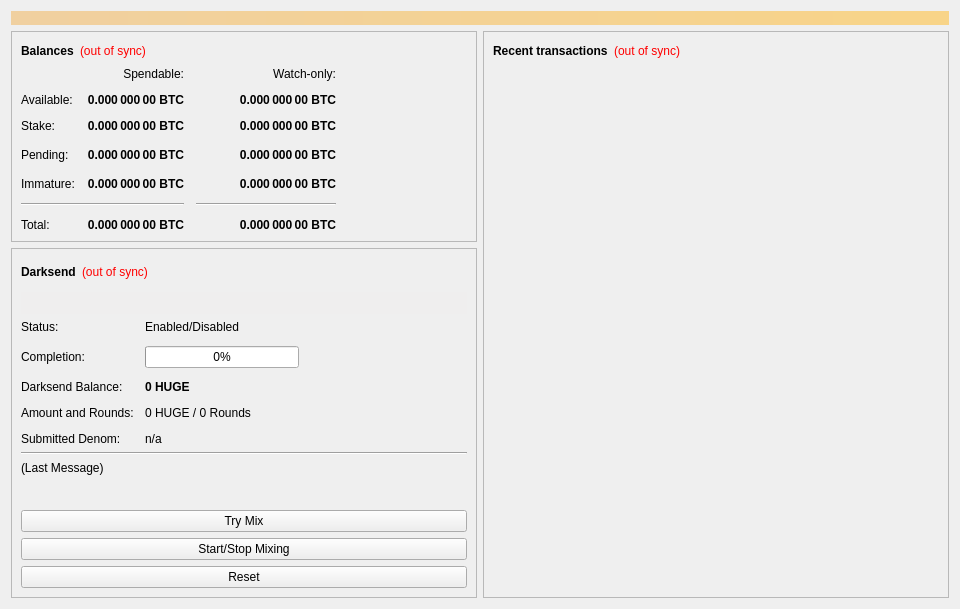
<?xml version="1.0" encoding="UTF-8"?>
<ui version="4.0">
 <class>OverviewPage</class>
 <widget class="QWidget" name="OverviewPage">
  <property name="geometry">
   <rect>
    <x>0</x>
    <y>0</y>
    <width>960</width>
    <height>594</height>
   </rect>
  </property>
  <property name="minimumSize">
   <size>
    <width>960</width>
    <height>0</height>
   </size>
  </property>
  <property name="windowTitle">
   <string>Form</string>
  </property>
  <layout class="QVBoxLayout" name="topLayout">
   <item>
    <widget class="QLabel" name="labelAlerts">
     <property name="visible">
      <bool>false</bool>
     </property>
     <property name="styleSheet">
      <string notr="true">background-color: qlineargradient(x1: 0, y1: 0, x2: 1, y2: 0, stop:0 #F0D0A0, stop:1 #F8D488); color:#000000;</string>
     </property>
     <property name="wordWrap">
      <bool>true</bool>
     </property>
     <property name="margin">
      <number>3</number>
     </property>
    </widget>
   </item>
   <item>
    <layout class="QHBoxLayout" name="horizontalLayout" stretch="1,1">
     <item>
      <layout class="QVBoxLayout" name="verticalLayout_2">
       <item>
        <widget class="QFrame" name="frame">
         <property name="frameShape">
          <enum>QFrame::StyledPanel</enum>
         </property>
         <property name="frameShadow">
          <enum>QFrame::Raised</enum>
         </property>
         <layout class="QVBoxLayout" name="verticalLayout_4">
          <item>
           <layout class="QHBoxLayout" name="horizontalLayout_4">
            <item>
             <widget class="QLabel" name="label_5">
              <property name="font">
               <font>
                <weight>75</weight>
                <bold>true</bold>
               </font>
              </property>
              <property name="text">
               <string>Balances</string>
              </property>
             </widget>
            </item>
            <item>
             <widget class="QLabel" name="labelWalletStatus">
              <property name="cursor">
               <cursorShape>WhatsThisCursor</cursorShape>
              </property>
              <property name="toolTip">
               <string>The displayed information may be out of date. Your wallet automatically synchronizes with the Huge network after a connection is established, but this process has not completed yet.</string>
              </property>
              <property name="styleSheet">
               <string notr="true">QLabel { color: red; }</string>
              </property>
              <property name="text">
               <string notr="true">(out of sync)</string>
              </property>
              <property name="alignment">
               <set>Qt::AlignLeading|Qt::AlignLeft|Qt::AlignVCenter</set>
              </property>
             </widget>
            </item>
            <item>
             <spacer name="horizontalSpacer_3">
              <property name="orientation">
               <enum>Qt::Horizontal</enum>
              </property>
              <property name="sizeHint" stdset="0">
               <size>
                <width>40</width>
                <height>20</height>
               </size>
              </property>
             </spacer>
            </item>
           </layout>
          </item>
          <item>
           <layout class="QGridLayout" name="gridLayout">
            <property name="spacing">
             <number>12</number>
            </property>
            <item row="3" column="2">
             <widget class="QLabel" name="labelWatchPending">
              <property name="font">
               <font>
                <weight>75</weight>
                <bold>true</bold>
               </font>
              </property>
              <property name="cursor">
               <cursorShape>IBeamCursor</cursorShape>
              </property>
              <property name="toolTip">
               <string>Unconfirmed transactions to watch-only addresses</string>
              </property>
              <property name="text">
               <string notr="true">0.000 000 00 BTC</string>
              </property>
              <property name="alignment">
               <set>Qt::AlignRight|Qt::AlignTrailing|Qt::AlignVCenter</set>
              </property>
              <property name="textInteractionFlags">
               <set>Qt::LinksAccessibleByMouse|Qt::TextSelectableByKeyboard|Qt::TextSelectableByMouse</set>
              </property>
             </widget>
            </item>
            <item row="3" column="1">
             <widget class="QLabel" name="labelUnconfirmed">
              <property name="font">
               <font>
                <weight>75</weight>
                <bold>true</bold>
               </font>
              </property>
              <property name="cursor">
               <cursorShape>IBeamCursor</cursorShape>
              </property>
              <property name="toolTip">
               <string>Total of transactions that have yet to be confirmed, and do not yet count toward the spendable balance</string>
              </property>
              <property name="text">
               <string notr="true">0.000 000 00 BTC</string>
              </property>
              <property name="alignment">
               <set>Qt::AlignRight|Qt::AlignTrailing|Qt::AlignVCenter</set>
              </property>
              <property name="textInteractionFlags">
               <set>Qt::LinksAccessibleByMouse|Qt::TextSelectableByKeyboard|Qt::TextSelectableByMouse</set>
              </property>
             </widget>
            </item>
            <item row="4" column="2">
             <widget class="QLabel" name="labelWatchImmature">
              <property name="font">
               <font>
                <weight>75</weight>
                <bold>true</bold>
               </font>
              </property>
              <property name="cursor">
               <cursorShape>IBeamCursor</cursorShape>
              </property>
              <property name="toolTip">
               <string>Mined balance in watch-only addresses that has not yet matured</string>
              </property>
              <property name="text">
               <string notr="true">0.000 000 00 BTC</string>
              </property>
              <property name="alignment">
               <set>Qt::AlignRight|Qt::AlignTrailing|Qt::AlignVCenter</set>
              </property>
              <property name="textInteractionFlags">
               <set>Qt::LinksAccessibleByMouse|Qt::TextSelectableByKeyboard|Qt::TextSelectableByMouse</set>
              </property>
             </widget>
            </item>
            <item row="5" column="0" colspan="2">
             <widget class="Line" name="lineSpendableBalance">
              <property name="orientation">
               <enum>Qt::Horizontal</enum>
              </property>
             </widget>
            </item>
            <item row="5" column="2">
             <widget class="Line" name="lineWatchBalance">
              <property name="sizePolicy">
               <sizepolicy hsizetype="Preferred" vsizetype="Fixed">
                <horstretch>0</horstretch>
                <verstretch>0</verstretch>
               </sizepolicy>
              </property>
              <property name="minimumSize">
               <size>
                <width>140</width>
                <height>0</height>
               </size>
              </property>
              <property name="orientation">
               <enum>Qt::Horizontal</enum>
              </property>
             </widget>
            </item>
            <item row="6" column="0">
             <widget class="QLabel" name="labelTotalText">
              <property name="text">
               <string>Total:</string>
              </property>
             </widget>
            </item>
            <item row="4" column="1">
             <widget class="QLabel" name="labelImmature">
              <property name="font">
               <font>
                <weight>75</weight>
                <bold>true</bold>
               </font>
              </property>
              <property name="cursor">
               <cursorShape>IBeamCursor</cursorShape>
              </property>
              <property name="toolTip">
               <string>Mined balance that has not yet matured</string>
              </property>
              <property name="text">
               <string notr="true">0.000 000 00 BTC</string>
              </property>
              <property name="alignment">
               <set>Qt::AlignRight|Qt::AlignTrailing|Qt::AlignVCenter</set>
              </property>
              <property name="textInteractionFlags">
               <set>Qt::LinksAccessibleByMouse|Qt::TextSelectableByKeyboard|Qt::TextSelectableByMouse</set>
              </property>
             </widget>
            </item>
            <item row="3" column="3">
             <spacer name="horizontalSpacer_2">
              <property name="orientation">
               <enum>Qt::Horizontal</enum>
              </property>
              <property name="sizeHint" stdset="0">
               <size>
                <width>40</width>
                <height>20</height>
               </size>
              </property>
             </spacer>
            </item>
            <item row="4" column="0">
             <widget class="QLabel" name="labelImmatureText">
              <property name="text">
               <string>Immature:</string>
              </property>
             </widget>
            </item>
            <item row="6" column="1">
             <widget class="QLabel" name="labelTotal">
              <property name="font">
               <font>
                <weight>75</weight>
                <bold>true</bold>
               </font>
              </property>
              <property name="cursor">
               <cursorShape>IBeamCursor</cursorShape>
              </property>
              <property name="toolTip">
               <string>Your current total balance</string>
              </property>
              <property name="text">
               <string notr="true">0.000 000 00 BTC</string>
              </property>
              <property name="alignment">
               <set>Qt::AlignRight|Qt::AlignTrailing|Qt::AlignVCenter</set>
              </property>
              <property name="textInteractionFlags">
               <set>Qt::LinksAccessibleByMouse|Qt::TextSelectableByKeyboard|Qt::TextSelectableByMouse</set>
              </property>
             </widget>
            </item>
            <item row="6" column="2">
             <widget class="QLabel" name="labelWatchTotal">
              <property name="font">
               <font>
                <weight>75</weight>
                <bold>true</bold>
               </font>
              </property>
              <property name="cursor">
               <cursorShape>IBeamCursor</cursorShape>
              </property>
              <property name="toolTip">
               <string>Current total balance in watch-only addresses</string>
              </property>
              <property name="text">
               <string notr="true">0.000 000 00 BTC</string>
              </property>
              <property name="alignment">
               <set>Qt::AlignRight|Qt::AlignTrailing|Qt::AlignVCenter</set>
              </property>
              <property name="textInteractionFlags">
               <set>Qt::LinksAccessibleByMouse|Qt::TextSelectableByKeyboard|Qt::TextSelectableByMouse</set>
              </property>
             </widget>
            </item>
            <item row="0" column="2">
             <widget class="QLabel" name="labelWatchonly">
              <property name="text">
               <string>Watch-only:</string>
              </property>
              <property name="alignment">
               <set>Qt::AlignRight|Qt::AlignTrailing|Qt::AlignVCenter</set>
              </property>
             </widget>
            </item>
            <item row="1" column="0">
             <widget class="QLabel" name="labelBalanceText">
              <property name="text">
               <string>Available:</string>
              </property>
             </widget>
            </item>
            <item row="1" column="1">
             <widget class="QLabel" name="labelBalance">
              <property name="font">
               <font>
                <weight>75</weight>
                <bold>true</bold>
               </font>
              </property>
              <property name="cursor">
               <cursorShape>IBeamCursor</cursorShape>
              </property>
              <property name="toolTip">
               <string>Your current spendable balance</string>
              </property>
              <property name="text">
               <string notr="true">0.000 000 00 BTC</string>
              </property>
              <property name="alignment">
               <set>Qt::AlignRight|Qt::AlignTrailing|Qt::AlignVCenter</set>
              </property>
              <property name="textInteractionFlags">
               <set>Qt::LinksAccessibleByMouse|Qt::TextSelectableByKeyboard|Qt::TextSelectableByMouse</set>
              </property>
             </widget>
            </item>
            <item row="2" column="0">
             <widget class="QLabel" name="label_10">
              <property name="text">
               <string>Stake:</string>
              </property>
             </widget>
            </item>
            <item row="2" column="1">
             <widget class="QLabel" name="labelStake">
              <property name="font">
               <font>
                <weight>75</weight>
                <bold>true</bold>
               </font>
              </property>
              <property name="cursor">
               <cursorShape>IBeamCursor</cursorShape>
              </property>
              <property name="toolTip">
               <string>Total of coins that was staked, and do not yet count toward the current balance</string>
              </property>
              <property name="text">
               <string notr="true">0.000 000 00 BTC</string>
              </property>
              <property name="alignment">
               <set>Qt::AlignRight|Qt::AlignTrailing|Qt::AlignVCenter</set>
              </property>
              <property name="textInteractionFlags">
               <set>Qt::LinksAccessibleByMouse|Qt::TextSelectableByKeyboard|Qt::TextSelectableByMouse</set>
              </property>
             </widget>
            </item>
            <item row="2" column="2">
             <widget class="QLabel" name="labelWatchStake">
              <property name="font">
               <font>
                <weight>75</weight>
                <bold>true</bold>
               </font>
              </property>
              <property name="cursor">
               <cursorShape>IBeamCursor</cursorShape>
              </property>
              <property name="toolTip">
               <string>Total of coins that was staked in watch-only addresses, and do not yet count toward the current watch-only balance</string>
              </property>
              <property name="text">
               <string notr="true">0.000 000 00 BTC</string>
              </property>
              <property name="alignment">
               <set>Qt::AlignRight|Qt::AlignTrailing|Qt::AlignVCenter</set>
              </property>
              <property name="textInteractionFlags">
               <set>Qt::LinksAccessibleByMouse|Qt::TextSelectableByKeyboard|Qt::TextSelectableByMouse</set>
              </property>
             </widget>
            </item>
            <item row="1" column="2">
             <widget class="QLabel" name="labelWatchAvailable">
              <property name="font">
               <font>
                <weight>75</weight>
                <bold>true</bold>
               </font>
              </property>
              <property name="cursor">
               <cursorShape>IBeamCursor</cursorShape>
              </property>
              <property name="toolTip">
               <string>Your current balance in watch-only addresses</string>
              </property>
              <property name="text">
               <string notr="true">0.000 000 00 BTC</string>
              </property>
              <property name="alignment">
               <set>Qt::AlignRight|Qt::AlignTrailing|Qt::AlignVCenter</set>
              </property>
              <property name="textInteractionFlags">
               <set>Qt::LinksAccessibleByMouse|Qt::TextSelectableByKeyboard|Qt::TextSelectableByMouse</set>
              </property>
             </widget>
            </item>
            <item row="3" column="0">
             <widget class="QLabel" name="labelPendingText">
              <property name="text">
               <string>Pending:</string>
              </property>
             </widget>
            </item>
            <item row="0" column="1">
             <widget class="QLabel" name="labelSpendable">
              <property name="text">
               <string>Spendable:</string>
              </property>
              <property name="alignment">
               <set>Qt::AlignRight|Qt::AlignTrailing|Qt::AlignVCenter</set>
              </property>
             </widget>
            </item>
           </layout>
          </item>
         </layout>
        </widget>
       </item>
       <item>
        <widget class="QFrame" name="frameDarksend">
         <property name="sizePolicy">
          <sizepolicy hsizetype="Expanding" vsizetype="Expanding">
           <horstretch>0</horstretch>
           <verstretch>0</verstretch>
          </sizepolicy>
         </property>
         <property name="minimumSize">
          <size>
           <width>0</width>
           <height>350</height>
          </size>
         </property>
         <property name="layoutDirection">
          <enum>Qt::LeftToRight</enum>
         </property>
         <property name="frameShape">
          <enum>QFrame::StyledPanel</enum>
         </property>
         <property name="frameShadow">
          <enum>QFrame::Raised</enum>
         </property>
         <layout class="QVBoxLayout" name="verticalLayout_5">
          <item>
           <layout class="QHBoxLayout" name="horizontalLayout_5">
            <item>
             <widget class="QLabel" name="label_2">
              <property name="font">
               <font>
                <weight>75</weight>
                <bold>true</bold>
               </font>
              </property>
              <property name="text">
               <string>Darksend</string>
              </property>
             </widget>
            </item>
            <item>
             <widget class="QLabel" name="labelDarksendSyncStatus">
              <property name="toolTip">
               <string>The displayed information may be out of date. Your wallet automatically synchronizes with the Huge network after a connection is established, but this process has not completed yet.</string>
              </property>
              <property name="styleSheet">
               <string notr="true">QLabel { color: red; }</string>
              </property>
              <property name="text">
               <string notr="true">(out of sync)</string>
              </property>
              <property name="alignment">
               <set>Qt::AlignLeading|Qt::AlignLeft|Qt::AlignVCenter</set>
              </property>
             </widget>
            </item>
            <item>
             <spacer name="horizontalSpacer_4">
              <property name="orientation">
               <enum>Qt::Horizontal</enum>
              </property>
              <property name="sizeHint" stdset="0">
               <size>
                <width>40</width>
                <height>20</height>
               </size>
              </property>
             </spacer>
            </item>
           </layout>
          </item>
          <item>
           <widget class="QPushButton" name="runAutoDenom">
            <property name="palette">
             <palette>
              <active>
               <colorrole role="WindowText">
                <brush brushstyle="SolidPattern">
                 <color alpha="255">
                  <red>0</red>
                  <green>0</green>
                  <blue>0</blue>
                 </color>
                </brush>
               </colorrole>
               <colorrole role="Button">
                <brush brushstyle="SolidPattern">
                 <color alpha="255">
                  <red>239</red>
                  <green>238</green>
                  <blue>238</blue>
                 </color>
                </brush>
               </colorrole>
               <colorrole role="Light">
                <brush brushstyle="SolidPattern">
                 <color alpha="255">
                  <red>255</red>
                  <green>255</green>
                  <blue>255</blue>
                 </color>
                </brush>
               </colorrole>
               <colorrole role="Midlight">
                <brush brushstyle="SolidPattern">
                 <color alpha="255">
                  <red>247</red>
                  <green>246</green>
                  <blue>246</blue>
                 </color>
                </brush>
               </colorrole>
               <colorrole role="Dark">
                <brush brushstyle="SolidPattern">
                 <color alpha="255">
                  <red>119</red>
                  <green>119</green>
                  <blue>119</blue>
                 </color>
                </brush>
               </colorrole>
               <colorrole role="Mid">
                <brush brushstyle="SolidPattern">
                 <color alpha="255">
                  <red>159</red>
                  <green>159</green>
                  <blue>159</blue>
                 </color>
                </brush>
               </colorrole>
               <colorrole role="Text">
                <brush brushstyle="SolidPattern">
                 <color alpha="255">
                  <red>0</red>
                  <green>0</green>
                  <blue>0</blue>
                 </color>
                </brush>
               </colorrole>
               <colorrole role="BrightText">
                <brush brushstyle="SolidPattern">
                 <color alpha="255">
                  <red>255</red>
                  <green>255</green>
                  <blue>255</blue>
                 </color>
                </brush>
               </colorrole>
               <colorrole role="ButtonText">
                <brush brushstyle="SolidPattern">
                 <color alpha="255">
                  <red>0</red>
                  <green>0</green>
                  <blue>0</blue>
                 </color>
                </brush>
               </colorrole>
               <colorrole role="Base">
                <brush brushstyle="SolidPattern">
                 <color alpha="255">
                  <red>255</red>
                  <green>255</green>
                  <blue>255</blue>
                 </color>
                </brush>
               </colorrole>
               <colorrole role="Window">
                <brush brushstyle="SolidPattern">
                 <color alpha="255">
                  <red>239</red>
                  <green>238</green>
                  <blue>238</blue>
                 </color>
                </brush>
               </colorrole>
               <colorrole role="Shadow">
                <brush brushstyle="SolidPattern">
                 <color alpha="255">
                  <red>0</red>
                  <green>0</green>
                  <blue>0</blue>
                 </color>
                </brush>
               </colorrole>
               <colorrole role="AlternateBase">
                <brush brushstyle="SolidPattern">
                 <color alpha="255">
                  <red>247</red>
                  <green>246</green>
                  <blue>246</blue>
                 </color>
                </brush>
               </colorrole>
               <colorrole role="ToolTipBase">
                <brush brushstyle="SolidPattern">
                 <color alpha="255">
                  <red>255</red>
                  <green>255</green>
                  <blue>220</blue>
                 </color>
                </brush>
               </colorrole>
               <colorrole role="ToolTipText">
                <brush brushstyle="SolidPattern">
                 <color alpha="255">
                  <red>0</red>
                  <green>0</green>
                  <blue>0</blue>
                 </color>
                </brush>
               </colorrole>
              </active>
              <inactive>
               <colorrole role="WindowText">
                <brush brushstyle="SolidPattern">
                 <color alpha="255">
                  <red>0</red>
                  <green>0</green>
                  <blue>0</blue>
                 </color>
                </brush>
               </colorrole>
               <colorrole role="Button">
                <brush brushstyle="SolidPattern">
                 <color alpha="255">
                  <red>239</red>
                  <green>238</green>
                  <blue>238</blue>
                 </color>
                </brush>
               </colorrole>
               <colorrole role="Light">
                <brush brushstyle="SolidPattern">
                 <color alpha="255">
                  <red>255</red>
                  <green>255</green>
                  <blue>255</blue>
                 </color>
                </brush>
               </colorrole>
               <colorrole role="Midlight">
                <brush brushstyle="SolidPattern">
                 <color alpha="255">
                  <red>247</red>
                  <green>246</green>
                  <blue>246</blue>
                 </color>
                </brush>
               </colorrole>
               <colorrole role="Dark">
                <brush brushstyle="SolidPattern">
                 <color alpha="255">
                  <red>119</red>
                  <green>119</green>
                  <blue>119</blue>
                 </color>
                </brush>
               </colorrole>
               <colorrole role="Mid">
                <brush brushstyle="SolidPattern">
                 <color alpha="255">
                  <red>159</red>
                  <green>159</green>
                  <blue>159</blue>
                 </color>
                </brush>
               </colorrole>
               <colorrole role="Text">
                <brush brushstyle="SolidPattern">
                 <color alpha="255">
                  <red>0</red>
                  <green>0</green>
                  <blue>0</blue>
                 </color>
                </brush>
               </colorrole>
               <colorrole role="BrightText">
                <brush brushstyle="SolidPattern">
                 <color alpha="255">
                  <red>255</red>
                  <green>255</green>
                  <blue>255</blue>
                 </color>
                </brush>
               </colorrole>
               <colorrole role="ButtonText">
                <brush brushstyle="SolidPattern">
                 <color alpha="255">
                  <red>0</red>
                  <green>0</green>
                  <blue>0</blue>
                 </color>
                </brush>
               </colorrole>
               <colorrole role="Base">
                <brush brushstyle="SolidPattern">
                 <color alpha="255">
                  <red>255</red>
                  <green>255</green>
                  <blue>255</blue>
                 </color>
                </brush>
               </colorrole>
               <colorrole role="Window">
                <brush brushstyle="SolidPattern">
                 <color alpha="255">
                  <red>239</red>
                  <green>238</green>
                  <blue>238</blue>
                 </color>
                </brush>
               </colorrole>
               <colorrole role="Shadow">
                <brush brushstyle="SolidPattern">
                 <color alpha="255">
                  <red>0</red>
                  <green>0</green>
                  <blue>0</blue>
                 </color>
                </brush>
               </colorrole>
               <colorrole role="AlternateBase">
                <brush brushstyle="SolidPattern">
                 <color alpha="255">
                  <red>247</red>
                  <green>246</green>
                  <blue>246</blue>
                 </color>
                </brush>
               </colorrole>
               <colorrole role="ToolTipBase">
                <brush brushstyle="SolidPattern">
                 <color alpha="255">
                  <red>255</red>
                  <green>255</green>
                  <blue>220</blue>
                 </color>
                </brush>
               </colorrole>
               <colorrole role="ToolTipText">
                <brush brushstyle="SolidPattern">
                 <color alpha="255">
                  <red>0</red>
                  <green>0</green>
                  <blue>0</blue>
                 </color>
                </brush>
               </colorrole>
              </inactive>
              <disabled>
               <colorrole role="WindowText">
                <brush brushstyle="SolidPattern">
                 <color alpha="255">
                  <red>119</red>
                  <green>119</green>
                  <blue>119</blue>
                 </color>
                </brush>
               </colorrole>
               <colorrole role="Button">
                <brush brushstyle="SolidPattern">
                 <color alpha="255">
                  <red>239</red>
                  <green>238</green>
                  <blue>238</blue>
                 </color>
                </brush>
               </colorrole>
               <colorrole role="Light">
                <brush brushstyle="SolidPattern">
                 <color alpha="255">
                  <red>255</red>
                  <green>255</green>
                  <blue>255</blue>
                 </color>
                </brush>
               </colorrole>
               <colorrole role="Midlight">
                <brush brushstyle="SolidPattern">
                 <color alpha="255">
                  <red>247</red>
                  <green>246</green>
                  <blue>246</blue>
                 </color>
                </brush>
               </colorrole>
               <colorrole role="Dark">
                <brush brushstyle="SolidPattern">
                 <color alpha="255">
                  <red>119</red>
                  <green>119</green>
                  <blue>119</blue>
                 </color>
                </brush>
               </colorrole>
               <colorrole role="Mid">
                <brush brushstyle="SolidPattern">
                 <color alpha="255">
                  <red>159</red>
                  <green>159</green>
                  <blue>159</blue>
                 </color>
                </brush>
               </colorrole>
               <colorrole role="Text">
                <brush brushstyle="SolidPattern">
                 <color alpha="255">
                  <red>119</red>
                  <green>119</green>
                  <blue>119</blue>
                 </color>
                </brush>
               </colorrole>
               <colorrole role="BrightText">
                <brush brushstyle="SolidPattern">
                 <color alpha="255">
                  <red>255</red>
                  <green>255</green>
                  <blue>255</blue>
                 </color>
                </brush>
               </colorrole>
               <colorrole role="ButtonText">
                <brush brushstyle="SolidPattern">
                 <color alpha="255">
                  <red>119</red>
                  <green>119</green>
                  <blue>119</blue>
                 </color>
                </brush>
               </colorrole>
               <colorrole role="Base">
                <brush brushstyle="SolidPattern">
                 <color alpha="255">
                  <red>239</red>
                  <green>238</green>
                  <blue>238</blue>
                 </color>
                </brush>
               </colorrole>
               <colorrole role="Window">
                <brush brushstyle="SolidPattern">
                 <color alpha="255">
                  <red>239</red>
                  <green>238</green>
                  <blue>238</blue>
                 </color>
                </brush>
               </colorrole>
               <colorrole role="Shadow">
                <brush brushstyle="SolidPattern">
                 <color alpha="255">
                  <red>0</red>
                  <green>0</green>
                  <blue>0</blue>
                 </color>
                </brush>
               </colorrole>
               <colorrole role="AlternateBase">
                <brush brushstyle="SolidPattern">
                 <color alpha="255">
                  <red>239</red>
                  <green>238</green>
                  <blue>238</blue>
                 </color>
                </brush>
               </colorrole>
               <colorrole role="ToolTipBase">
                <brush brushstyle="SolidPattern">
                 <color alpha="255">
                  <red>255</red>
                  <green>255</green>
                  <blue>220</blue>
                 </color>
                </brush>
               </colorrole>
               <colorrole role="ToolTipText">
                <brush brushstyle="SolidPattern">
                 <color alpha="255">
                  <red>0</red>
                  <green>0</green>
                  <blue>0</blue>
                 </color>
                </brush>
               </colorrole>
              </disabled>
             </palette>
            </property>
            <property name="focusPolicy">
             <enum>Qt::NoFocus</enum>
            </property>
            <property name="autoFillBackground">
             <bool>true</bool>
            </property>
            <property name="text">
             <string/>
            </property>
            <property name="flat">
             <bool>true</bool>
            </property>
           </widget>
          </item>
          <item>
           <layout class="QFormLayout" name="formLayout">
            <property name="fieldGrowthPolicy">
             <enum>QFormLayout::AllNonFixedFieldsGrow</enum>
            </property>
            <property name="horizontalSpacing">
             <number>11</number>
            </property>
            <property name="verticalSpacing">
             <number>12</number>
            </property>
            <item row="0" column="0">
             <widget class="QLabel" name="label_6">
              <property name="text">
               <string>Status:</string>
              </property>
             </widget>
            </item>
            <item row="1" column="0">
             <widget class="QLabel" name="label_7">
              <property name="text">
               <string>Completion:</string>
              </property>
             </widget>
            </item>
            <item row="1" column="1">
             <widget class="QProgressBar" name="darksendProgress">
              <property name="maximumSize">
               <size>
                <width>154</width>
                <height>16777215</height>
               </size>
              </property>
              <property name="value">
               <number>0</number>
              </property>
             </widget>
            </item>
            <item row="3" column="0">
             <widget class="QLabel" name="labelAnonymizedText">
              <property name="text">
               <string>Darksend Balance:</string>
              </property>
             </widget>
            </item>
            <item row="3" column="1">
             <widget class="QLabel" name="labelAnonymized">
              <property name="font">
               <font>
                <weight>75</weight>
                <bold>true</bold>
               </font>
              </property>
              <property name="text">
               <string notr="true">0 HUGE</string>
              </property>
             </widget>
            </item>
            <item row="4" column="0">
             <widget class="QLabel" name="label_8">
              <property name="text">
               <string>Amount and Rounds:</string>
              </property>
             </widget>
            </item>
            <item row="4" column="1">
             <widget class="QLabel" name="labelAmountRounds">
              <property name="text">
               <string>0 HUGE / 0 Rounds</string>
              </property>
             </widget>
            </item>
            <item row="5" column="0">
             <widget class="QLabel" name="label_9">
              <property name="text">
               <string>Submitted Denom:</string>
              </property>
             </widget>
            </item>
            <item row="5" column="1">
             <widget class="QLabel" name="labelSubmittedDenom">
              <property name="toolTip">
               <string>The denominations you submitted to the Masternode.&lt;br&gt;To mix, other users must submit the exact same denominations.</string>
              </property>
              <property name="text">
               <string>n/a</string>
              </property>
             </widget>
            </item>
            <item row="0" column="1">
             <widget class="QLabel" name="darksendEnabled">
              <property name="text">
               <string>Enabled/Disabled</string>
              </property>
             </widget>
            </item>
           </layout>
          </item>
          <item>
           <widget class="Line" name="lineLastMessage">
            <property name="orientation">
             <enum>Qt::Horizontal</enum>
            </property>
           </widget>
          </item>
          <item>
           <widget class="QLabel" name="darksendStatus">
            <property name="minimumSize">
             <size>
              <width>288</width>
              <height>43</height>
             </size>
            </property>
            <property name="text">
             <string>(Last Message)</string>
            </property>
            <property name="alignment">
             <set>Qt::AlignLeading|Qt::AlignLeft|Qt::AlignTop</set>
            </property>
            <property name="wordWrap">
             <bool>true</bool>
            </property>
           </widget>
          </item>
          <item>
           <widget class="QPushButton" name="darksendAuto">
            <property name="sizePolicy">
             <sizepolicy hsizetype="MinimumExpanding" vsizetype="Fixed">
              <horstretch>0</horstretch>
              <verstretch>0</verstretch>
             </sizepolicy>
            </property>
            <property name="toolTip">
             <string>Try to manually submit a Darksend request.</string>
            </property>
            <property name="text">
             <string>Try Mix</string>
            </property>
           </widget>
          </item>
          <item>
           <widget class="QPushButton" name="toggleDarksend">
            <property name="sizePolicy">
             <sizepolicy hsizetype="MinimumExpanding" vsizetype="Fixed">
              <horstretch>0</horstretch>
              <verstretch>0</verstretch>
             </sizepolicy>
            </property>
            <property name="text">
             <string>Start/Stop Mixing</string>
            </property>
           </widget>
          </item>
          <item>
           <widget class="QPushButton" name="darksendReset">
            <property name="sizePolicy">
             <sizepolicy hsizetype="MinimumExpanding" vsizetype="Fixed">
              <horstretch>0</horstretch>
              <verstretch>0</verstretch>
             </sizepolicy>
            </property>
            <property name="toolTip">
             <string>Reset the current status of Darksend (can interrupt Darksend if it's in the process of Mixing, which can cost you money!)</string>
            </property>
            <property name="autoFillBackground">
             <bool>false</bool>
            </property>
            <property name="text">
             <string>Reset</string>
            </property>
           </widget>
          </item>
         </layout>
        </widget>
       </item>
       <item>
        <spacer name="verticalSpacer">
         <property name="orientation">
          <enum>Qt::Vertical</enum>
         </property>
         <property name="sizeHint" stdset="0">
          <size>
           <width>20</width>
           <height>40</height>
          </size>
         </property>
        </spacer>
       </item>
      </layout>
     </item>
     <item>
      <layout class="QVBoxLayout" name="verticalLayout_3">
       <item>
        <widget class="QFrame" name="frame_2">
         <property name="frameShape">
          <enum>QFrame::StyledPanel</enum>
         </property>
         <property name="frameShadow">
          <enum>QFrame::Raised</enum>
         </property>
         <layout class="QVBoxLayout" name="verticalLayout">
          <item>
           <layout class="QHBoxLayout" name="horizontalLayout_2">
            <item>
             <widget class="QLabel" name="label_4">
              <property name="font">
               <font>
                <weight>75</weight>
                <bold>true</bold>
               </font>
              </property>
              <property name="text">
               <string>Recent transactions</string>
              </property>
             </widget>
            </item>
            <item>
             <widget class="QLabel" name="labelTransactionsStatus">
              <property name="cursor">
               <cursorShape>WhatsThisCursor</cursorShape>
              </property>
              <property name="toolTip">
               <string>The displayed information may be out of date. Your wallet automatically synchronizes with the Huge network after a connection is established, but this process has not completed yet.</string>
              </property>
              <property name="styleSheet">
               <string notr="true">QLabel { color: red; }</string>
              </property>
              <property name="text">
               <string notr="true">(out of sync)</string>
              </property>
              <property name="alignment">
               <set>Qt::AlignRight|Qt::AlignTrailing|Qt::AlignVCenter</set>
              </property>
             </widget>
            </item>
            <item>
             <spacer name="horizontalSpacer">
              <property name="orientation">
               <enum>Qt::Horizontal</enum>
              </property>
              <property name="sizeHint" stdset="0">
               <size>
                <width>40</width>
                <height>20</height>
               </size>
              </property>
             </spacer>
            </item>
           </layout>
          </item>
          <item>
           <widget class="QListView" name="listTransactions">
            <property name="styleSheet">
             <string notr="true">QListView { background: transparent; }</string>
            </property>
            <property name="frameShape">
             <enum>QFrame::NoFrame</enum>
            </property>
            <property name="verticalScrollBarPolicy">
             <enum>Qt::ScrollBarAlwaysOff</enum>
            </property>
            <property name="horizontalScrollBarPolicy">
             <enum>Qt::ScrollBarAlwaysOff</enum>
            </property>
            <property name="selectionMode">
             <enum>QAbstractItemView::NoSelection</enum>
            </property>
           </widget>
          </item>
         </layout>
        </widget>
       </item>
      </layout>
     </item>
    </layout>
   </item>
  </layout>
 </widget>
 <resources/>
 <connections/>
</ui>
